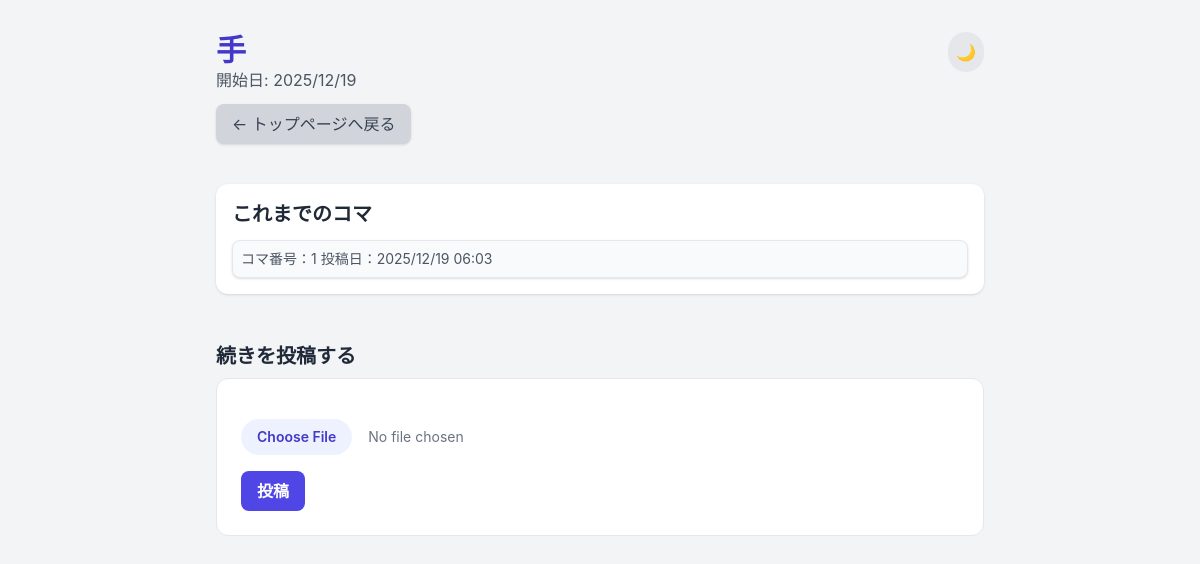
/comic/14, run on an earlier commit of the app's database.
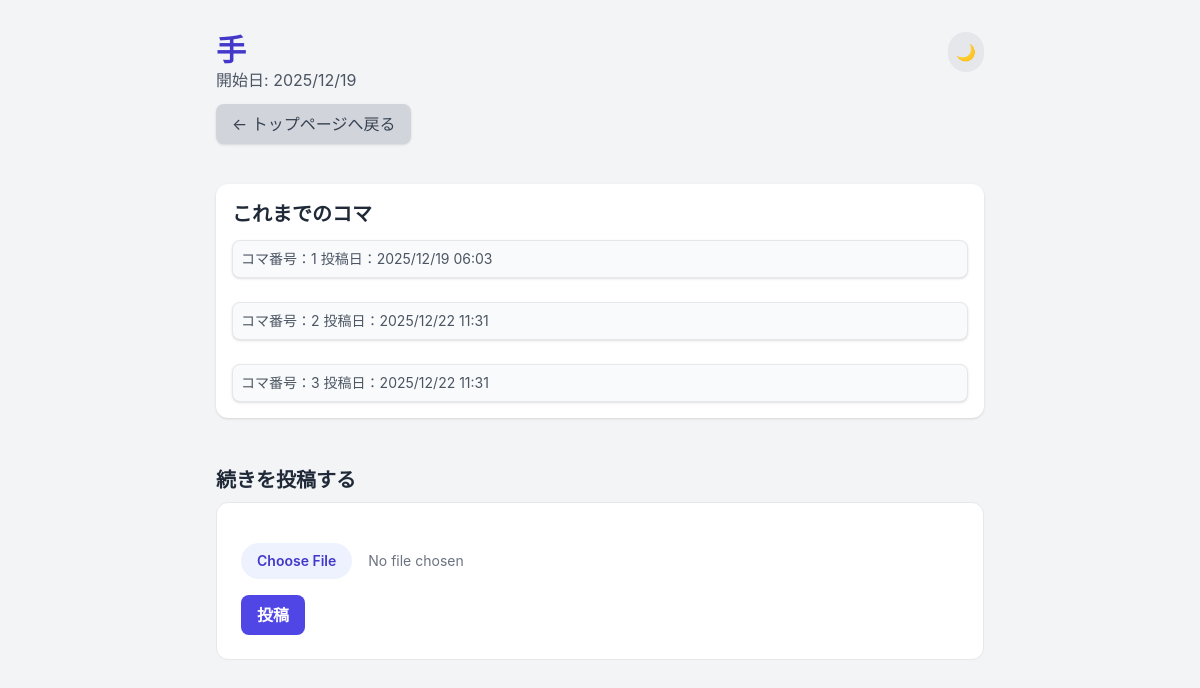
And on a later commit of the database.
### app.py (models this page shows, shortened)
class Comic(db.Model):
    __tablename__ = 'comic'
    id = db.Column(db.Integer, primary_key=True)
    title = db.Column(db.String(100), default='無題の漫画リレー')
    started_at = db.Column(db.DateTime, default=datetime.utcnow)
    is_completed = db.Column(db.Boolean, default=False)
    is_deleted = db.Column(db.Integer, default=0, nullable=False)
    max_koma = db.Column(db.Integer, default=20)
    komas = db.relationship('Koma', backref='comic', lazy='dynamic')

class Koma(db.Model):
    __tablename__ = 'koma'
    id = db.Column(db.Integer, primary_key=True)
    comic_id = db.Column(db.Integer, db.ForeignKey('comic.id'), nullable=False)
    frame_number = db.Column(db.Integer, nullable=False)
    image_filename = db.Column(db.String(120), unique=True, nullable=False)
    posted_at = db.Column(db.DateTime, default=datetime.utcnow)
    is_deleted = db.Column(db.Integer, default=0, nullable=False)

### app.py (the view)
@app.route('/comic/<int:comic_id>')
def comic_detail(comic_id):
    comic = Comic.query.get_or_404(comic_id)
    komas = comic.komas.filter_by(
        is_deleted=0
    ).order_by(Koma.frame_number.asc()).all()
    koma_count = len(komas) # コマの数
    return render_template(
        'comic_detail.html',
        comic=comic,
        komas=komas,
        koma_count=koma_count
    )

### templates/comic_detail.html (shortened to what this page needs)
{% extends "base.html" %}
{% block content %}
<div class="max-w-3xl mx-auto">
  <header class="relative mb-10">
    <h1 class="text-3xl font-bold text-indigo-700 dark:text-[#C8A5FF]">{{ comic.title }}</h1>
    <p class="text-gray-600 dark:text-[#ABB6C6]">開始日: {{ comic.started_at.strftime('%Y/%m/%d') }}</p>
    <a href="{{ url_for('index') }}"
      class="inline-block mt-3 px-4 py-2 bg-gray-300 dark:bg-[#383C40] text-gray-700 dark:text-[#BFC9DD] rounded-lg shadow hover:bg-gray-400">
      ← トップページへ戻る
    </a>
    <button id="theme-toggle" class="absolute top-0 right-0
               p-2 rounded-full
               bg-gray-200 dark:bg-gray-700
               text-gray-800 dark:text-gray-200
               hover:scale-105 transition">
      🌙
    </button>
  </header>
  <section class="bg-white dark:bg-[#121212] p-4 rounded-xl shadow mb-6">
    <h2 class="text-xl font-bold mb-3 dark:text-gray-400">これまでのコマ</h2>
    <div class="space-y-6">
      {% for koma in komas %}
      <div class="border dark:border-[#414143] rounded-lg overflow-hidden bg-gray-50 shadow">
        <div class="p-2 text-gray-600 dark:text-gray-400 text-sm dark:bg-[#1F1F20]">
          コマ番号：{{ koma.frame_number }}
          投稿日：{{ koma.posted_at.strftime('%Y/%m/%d %H:%M') }}
        </div>
      </div>
      {% endfor %}
    </div>
  </section>
  {% set is_full = comic.max_koma is not none and koma_count >= comic.max_koma %}
  <section class="mt-12
    ">
    <h2 class="text-xl font-bold mb-2 text-gray-800 dark:text-gray-200">
      続きを投稿する
    </h2>
    <div class="
    rounded-xl p-6 border
    bg-white
    dark:bg-[#121212]
    border-gray-200
    dark:border-[#414143]
    transition
  ">
      <form action="{{ url_for('post_frame') }}" method="POST" enctype="multipart/form-data" class="space-y-4">
        <input type="file" name="file" required class="block w-full text-sm text-gray-500
               file:mr-4 file:py-2 file:px-4
               file:rounded-full file:border-0
               file:text-sm file:font-semibold
               file:bg-indigo-50 dark:file:bg-[#262C3F] file:text-indigo-700 dark:file:text-[#C8A5FF]
               hover:file:bg-indigo-100">
        <button type="submit" class="px-4 py-2 rounded-lg font-semibold
               bg-indigo-600 text-white
               hover:bg-indigo-700 transition">
          投稿
        </button>
      </form>
    </div>
  </section>
</div>
{% endblock %}

### templates/base.html (shortened to what this page needs)
<!DOCTYPE html>
<html lang="ja">
<head>
  <script src="https://cdn.tailwindcss.com"></script>
</head>
<body class="min-h-screen p-4 md:p-8 transition-colors duration-300
         bg-gray-100 dark:bg-[#232325]
         text-gray-800 dark:text-gray-200">
  {% block content %}{% endblock %}
</body>
</html>

### templates/base.html (style rules this page uses)
body { font-family: 'Inter', sans-serif; }

What changed in the data, as far as the page shows it:
added Koma: frame_number "2", posted_at "2025/12/22 11:31"
added Koma: frame_number "3", posted_at "2025/12/22 11:31"
